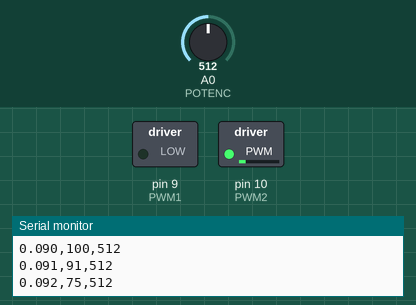
Bench run of a sketch on a simulated Arduino Uno, built with avr-gcc and run on an emulated ATmega328P. On the bench: switched loads named in the sketch (green lamp = pin HIGH), the last lines printed to the serial monitor. The test bench sets the inputs (shaded band); at power-on: A0 (POTENC) = 512.

Above: at 1.4 s.
1.5 s: A0 (POTENC) set to 0
4.5 s: A0 (POTENC) set to 113
At 5.5 s:
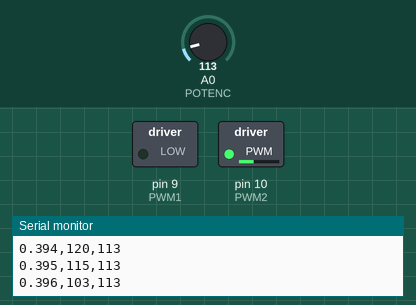
At 15.94 s:
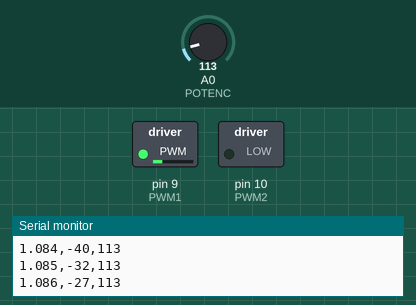
Timing chart, 0 to 34.0 s (numbered marks = the images above; inputs shaded):
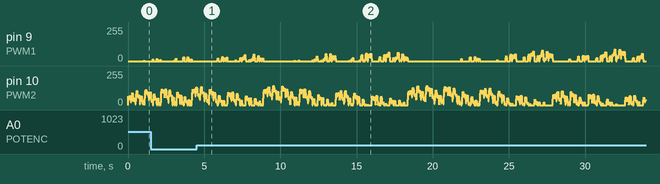

The sketch:

Teste_print.ino
```cpp
#include <limits.h>

#define PWM1 9
#define PWM2 10
#define POTENC A0
#define WAIT 100

/*
 * TIMER_0 -> PWMM 5 e 6
 * TIMER_1 -> PWM 9 e 10
 * TIMER 2 -> PWM 11 e 3
 */


int k = 0;

//Resposta em frequencia
double f_sin = 0.1; //Hz
double out_sin = 0;

//Amplitude da resposta em frequencia
double A_sin = 25;
#define NUM_CICLOS_AMOSTRA 20
#define NUM_CICLOS_ACOMODACAO 5
#define FMAX 103
#define FINCREMENT 0.1

//Amostragem de Amplitude
int media_max, media_min, A_out;
int ciclos_absolutos = 0;

//Amostragem de Fase
float potenciometro_data_last=0;
int index_fase=0;


int index_limite = 0;
int potenciometro_data;
bool ampl_impr = false, fase_impr = false;

long int white_noise;

#define N_AMOS_FFT 10000

//short white_noise_vec[N_AMOS_FFT];
//short out_vec[N_AMOS_FFT];

void setup()
{
  for(double f=0.1; f<FMAX;f*=2)
  {
    white_noise += A_sin*sin(2*PI*f*k/1000.);
  }


  pinMode(PWM1, OUTPUT);
  pinMode(PWM2, OUTPUT);
  pinMode(POTENC, INPUT);
  Serial.begin(9600);

  Serial.println("kTs,input,output");

  cli();//stop interrupts

//set timer0 interrupt at 2kHz
 TCCR0A = 0;// set entire TCCR0A register to 0
 TCCR0B = 0;// same for TCCR0B
 TCNT0  = 0;//initialize counter value to 0
 // set compare match register for 2khz increments
 OCR0A = 249;// = (16*10^6) / (2000*64) - 1 (must be <256)
 // turn on CTC mode
 TCCR0A |= (1 << WGM01);
 // Set CS01 and CS00 bits for 64 prescaler
 TCCR0B |= (1 << CS01) | (1 << CS00);
 // enable timer compare interrupt
 TIMSK0 |= (1 << OCIE0A);


  sei();//allow interrupts
}


void entrada_motor(double input)
{
  if(input > 0.)
  {
    analogWrite(PWM1, 0);
    analogWrite(PWM2, abs(input));
  }
  else
  {
    analogWrite(PWM1,  abs(input));
    analogWrite(PWM2, 0);
  }

}

int ciclo_absoluto =0;

int out_potenc;
bool end_ams=false;

ISR(TIMER0_COMPA_vect)
{//timer2 interrupt 8kHz toggles pin 9

  entrada_motor(white_noise);
  out_potenc = analogRead(POTENC);

  if(ciclo_absoluto>NUM_CICLOS_ACOMODACAO && !end_ams)
  {
    Serial.print(double(k)/1000., 3);
    Serial.print(",");
    Serial.print(white_noise);
    Serial.print(",");
    Serial.println(out_potenc);

    if(k == N_AMOS_FFT-1) end_ams = true;
  }

  k = (k<N_AMOS_FFT)? k+1: 0;
  ciclo_absoluto = (ciclo_absoluto<INT_MAX-1&& k==N_AMOS_FFT-1)? ciclo_absoluto+1 : INT_MAX;

  white_noise = 0;
  for(double f=0.1; f<FMAX;f*=2)
  {
    white_noise += A_sin*sin(2*PI*f*k/1000.);
  }

}
bool print_ams = false;
//Formatacao da Impressao: f_sin, A_out
void imprimir_out()
{
  Serial.println("kTs,out");

  for(int i = 0; i<N_AMOS_FFT; i++ )
  {
     Serial.print(double(i)/1000);
     Serial.print(",");
     Serial.print(white_noise);
     //Serial.print(",");
     //Serial.println(out_vec[i]);
  }

  print_ams = true;

}


void loop()
{
 //if(end_ams && !print_ams) imprimir_out();
}
```
